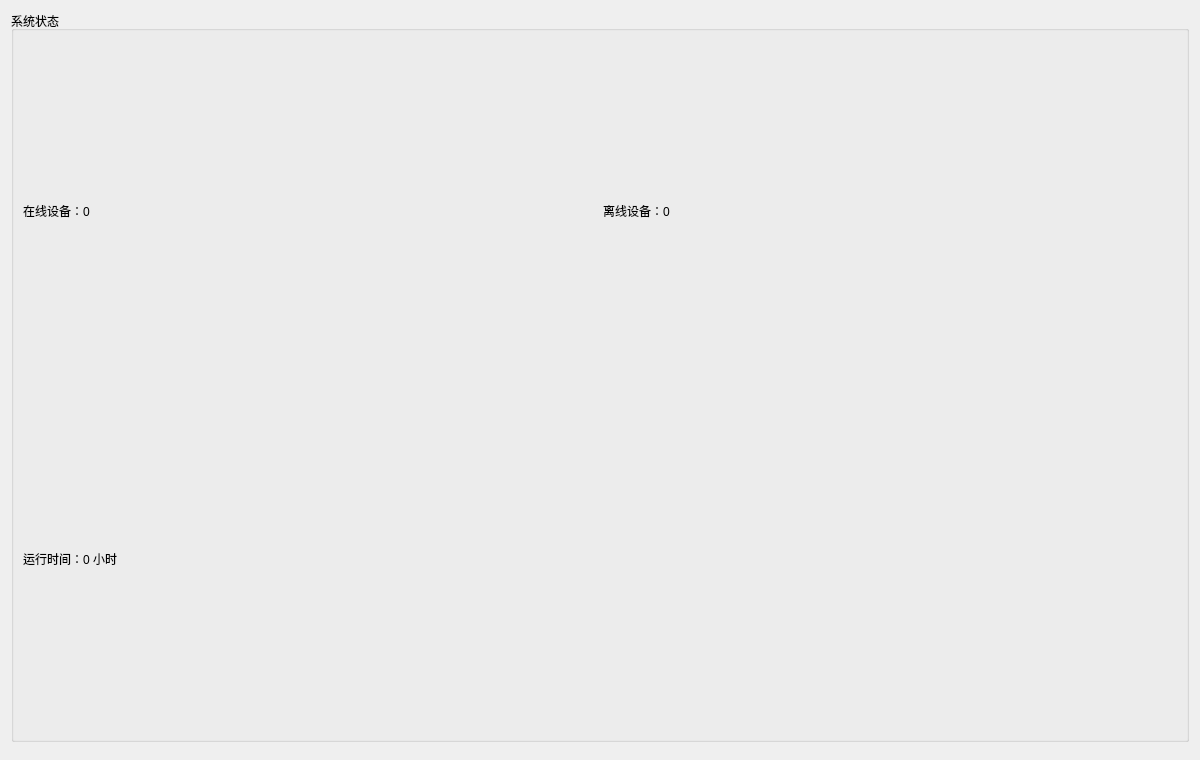
<?xml version="1.0" encoding="UTF-8"?>
<ui version="4.0">
 <class>DashboardPage</class>
 <widget class="QWidget" name="dashboardPage">
  <property name="geometry">
   <rect>
    <x>0</x>
    <y>0</y>
    <width>1200</width>
    <height>760</height>
   </rect>
  </property>
  <property name="windowTitle">
   <string>运行总览</string>
  </property>
  <layout class="QHBoxLayout" name="horizontalLayout_2">
   <item>
    <layout class="QVBoxLayout" name="mainDashboardLayout">
     <item>
      <widget class="QGroupBox" name="statusGroup">
       <property name="title">
        <string>系统状态</string>
       </property>
       <layout class="QGridLayout" name="gridLayout">
        <item row="0" column="0">
         <widget class="QLabel" name="labelOnlineCount">
          <property name="text">
           <string>在线设备：0</string>
          </property>
         </widget>
        </item>
        <item row="0" column="1">
         <widget class="QLabel" name="labelOfflineCount">
          <property name="text">
           <string>离线设备：0</string>
          </property>
         </widget>
        </item>
        <item row="1" column="0">
         <widget class="QLabel" name="labelRunningTime">
          <property name="text">
           <string>运行时间：0 小时</string>
          </property>
         </widget>
        </item>
       </layout>
      </widget>
     </item>
     <item>
      <spacer name="verticalSpacer">
       <property name="orientation">
        <enum>Qt::Vertical</enum>
       </property>
       <property name="sizeType">
        <enum>QSizePolicy::Expanding</enum>
       </property>
       <property name="sizeHint" stdset="0">
        <number>40</number>
       </property>
      </spacer>
     </item>
    </layout>
   </item>
  </layout>
 </widget>
 <resources/>
 <connections/>
</ui>
